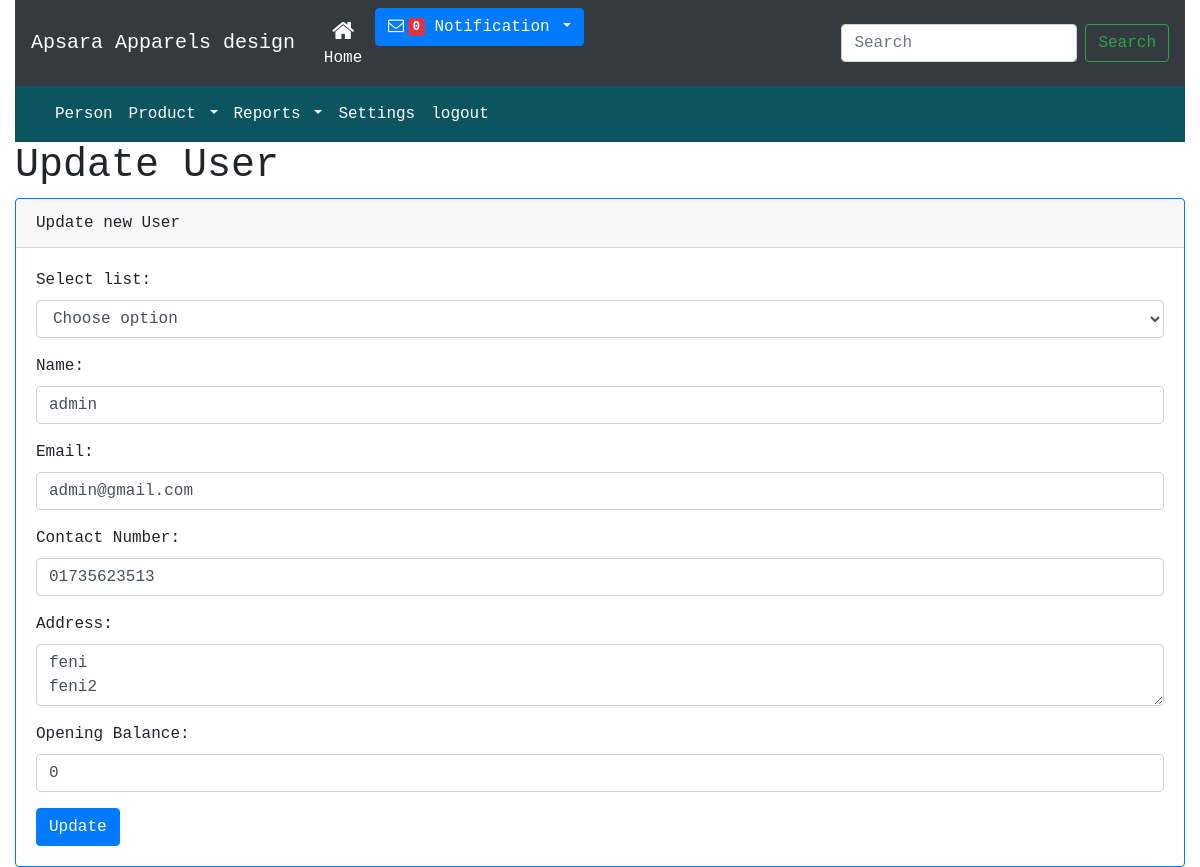
Page /edit-users.php?edit=2 on the committed database.
### tables this page shows
CREATE TABLE `users` (
  `u_id` int(11) NOT NULL,
  `user_role` varchar(200) NOT NULL,
  `name` varchar(200) NOT NULL,
  `password` varchar(200) NOT NULL,
  `email` varchar(200) NOT NULL,
  `contact_number` varchar(200) NOT NULL,
  `address` varchar(200) NOT NULL,
  `employeetype` varchar(200) NOT NULL,
  `opening_balance` varchar(200) NOT NULL,
  `created_at` varchar(200) NOT NULL
);

### php/config.php (called while the page is built, shortened)
<?php
class Connection extends PDO
{
	public static $instance=null;
	public static function getInstance()
	{
		try {
			if (!self::$instance) {
				self::$instance  = new Connection();
	self::$instance->setAttribute(PDO::ATTR_ERRMODE, PDO::ERRMODE_EXCEPTION);
		    }
		} catch (PDOException $e ) {
			echo $sql . "<br>" . $e->getMessage();
		}
		return self::$instance;
	}
}
?>

### php/dboperation.php (called while the page is built, shortened)
<?php
include("config.php");
class Db
{
	  private $con = null;
	 function __construct()
	{
		$this->con = Connection::getInstance();
	}
	public function selectAll($table_name,$where_clause=""){
		 try {
		 	$wheresql="";
		if (!empty($where_clause)) {
			if(substr(strtoupper(trim($where_clause)), 0,5)!="WHERE")
			{
				$wheresql = "WHERE ".$where_clause;
			}else{
				$wheresql = " ".$where_clause;
			}
		}
		if (!empty($wheresql)) {
			$sal = "SELECT * FROM ".$table_name." ".$wheresql;
		}else{
			$sal = "SELECT * FROM ".$table_name;
		}
		$data = $this->con->prepare($sal);
		$data->execute();
		 } catch (PDOException $e ) {
			echo $sql . "<br>" . $e->getMessage();
		}
		return $data;
	}
}
?>

### edit-users.php (the view, shortened to what this page needs)
<?php include 'files/header.php'; ?>
<?php include 'files/menu.php';
            $userdata =  $db->selectAll("users","u_id='".$_GET['edit']."'")->fetch(PDO::FETCH_ASSOC);
 ?>
<div class="container-fluid">
     <div class="row ">
       <div class="col">
         <h1>Update User</h1>
       </div>
     </div>
<div class="row">
  <div class="col">
     <div class="card border-primary">
  <div class="card-header">Update new User</div>
  <div class="card-body">
    <form action="#" method="post">
      <div class="form-group">
        <label for="sel1">Select list:</label>
        <select class="form-control" id="usertype" name="usertype" onchange="mynextdata()">
          <option> Choose option</option>
        </select>
      </div>
      <div class="form-group">
        <label for="email">Name:</label>
        <input class="form-control" id="name" name="name" value="<?=$userdata['name']?>" required="required" type="text">
        </div>
        <div class="form-group">
          <label for="email">Email:</label>
          <input class="form-control" id="email" name="email" value="<?=$userdata['email']?>" required="required" type="email">
          </div>
          <div class="form-group">
            <label for="email">Contact Number:</label>
            <input class="form-control" id="number" name="number" required="required" value="<?=$userdata['contact_number']?>" type="number">
            </div>
            <div class="form-group">
              <label for="email">Address:</label>
              <textarea class="form-control" id="address" name="address" required="required"><?=$userdata['address']?></textarea>
            </div>
            <div class="form-group">
              <label for="email">Opening Balance:</label>
              <input class="form-control" id="openingbalance" name="openingbalance" required="required" type="number" value="<?=$userdata['opening_balance']?>">
              </div>
              <button class="btn btn-primary" id="saveusers" name="saveusers" type="submit">Update</button>
            </form>
  </div>
</div>
          </div>
        </div>
        </div>
        <?php include 'files/footer.php'; ?>

### assets/css/style.css (style rules this page uses)
* { font-family: "Lucida Console", Monaco, monospace; }

### rows in the picture
users: name "admin", email "admin@gmail.com", number "01735623513", address "feni feni2", openingbalance "0"
